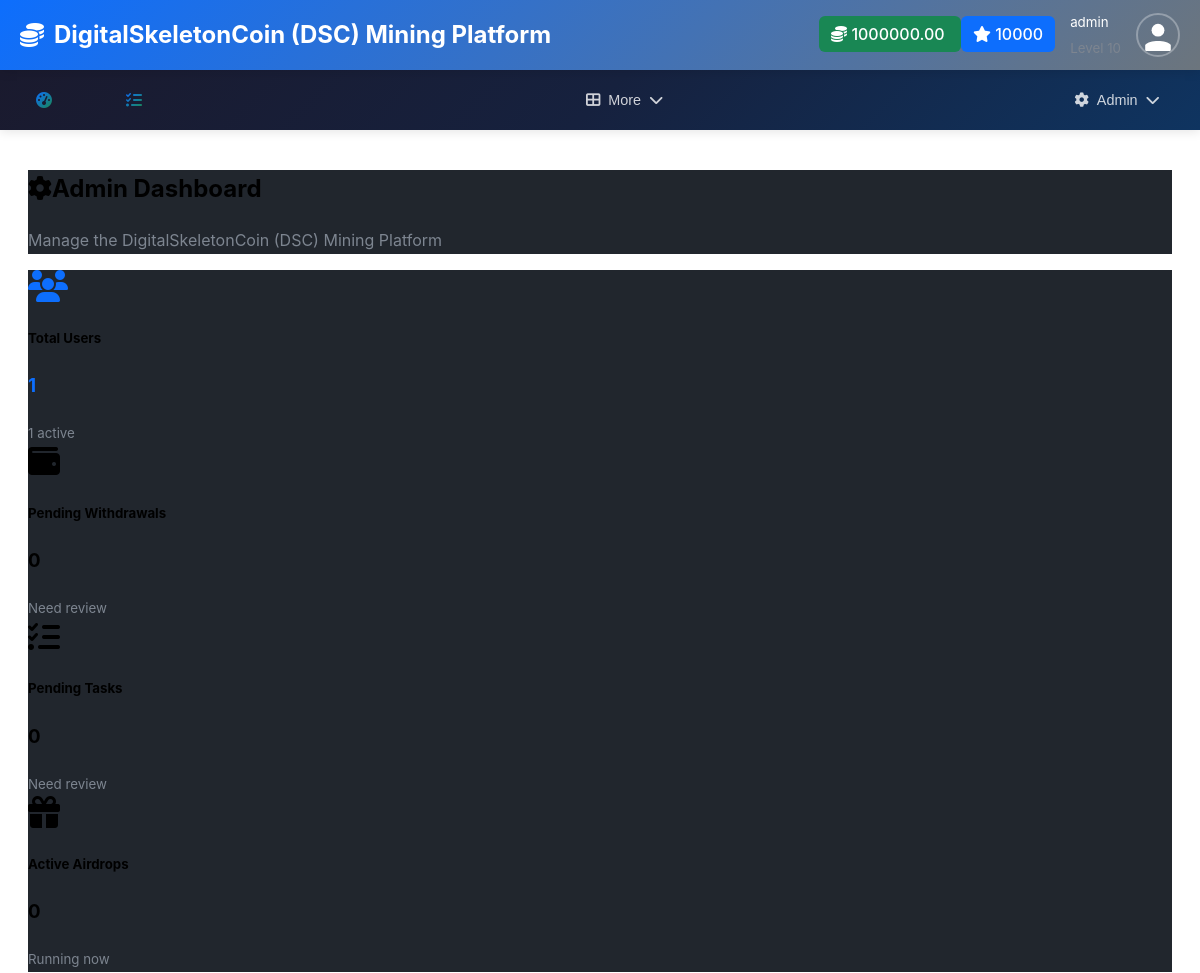
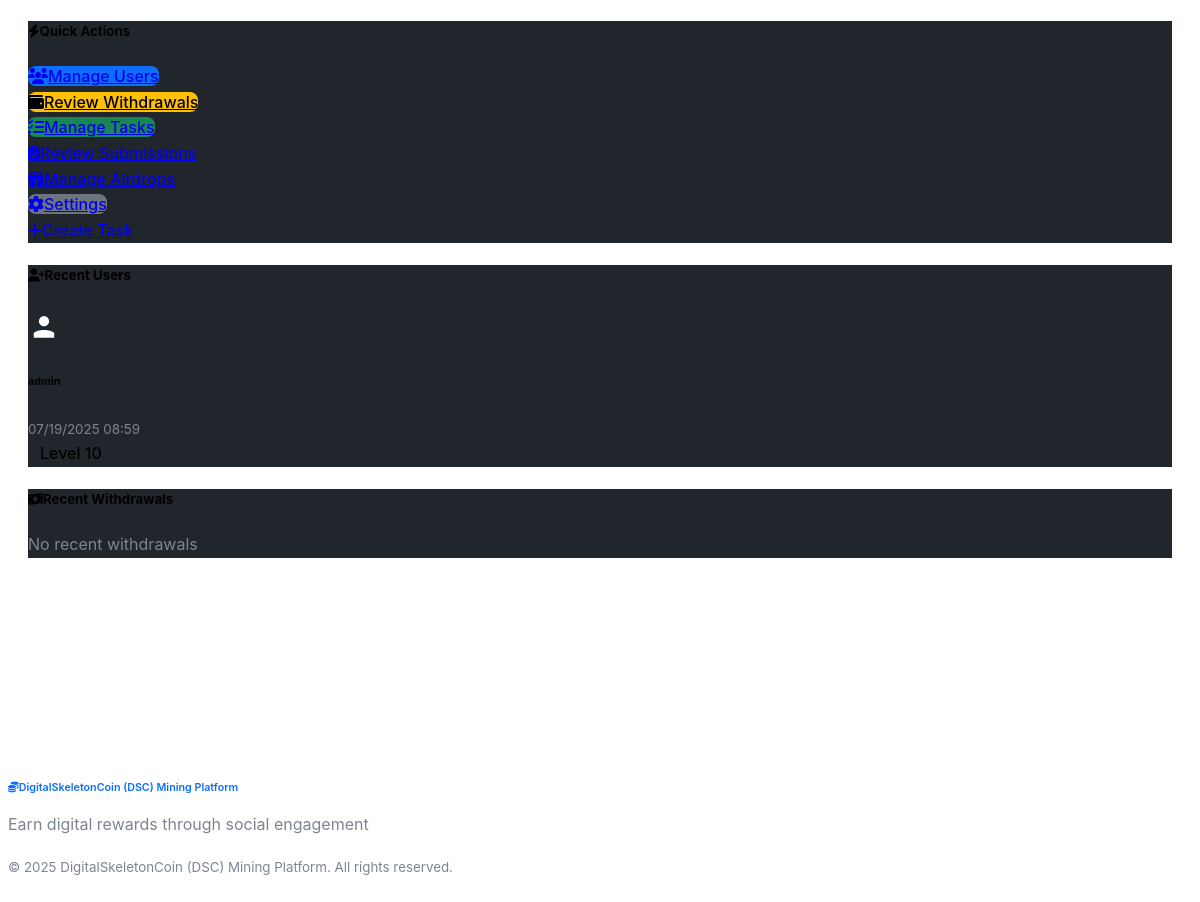
Page /admin/ (signed in) on the earlier database version (2 pictures, top to bottom).
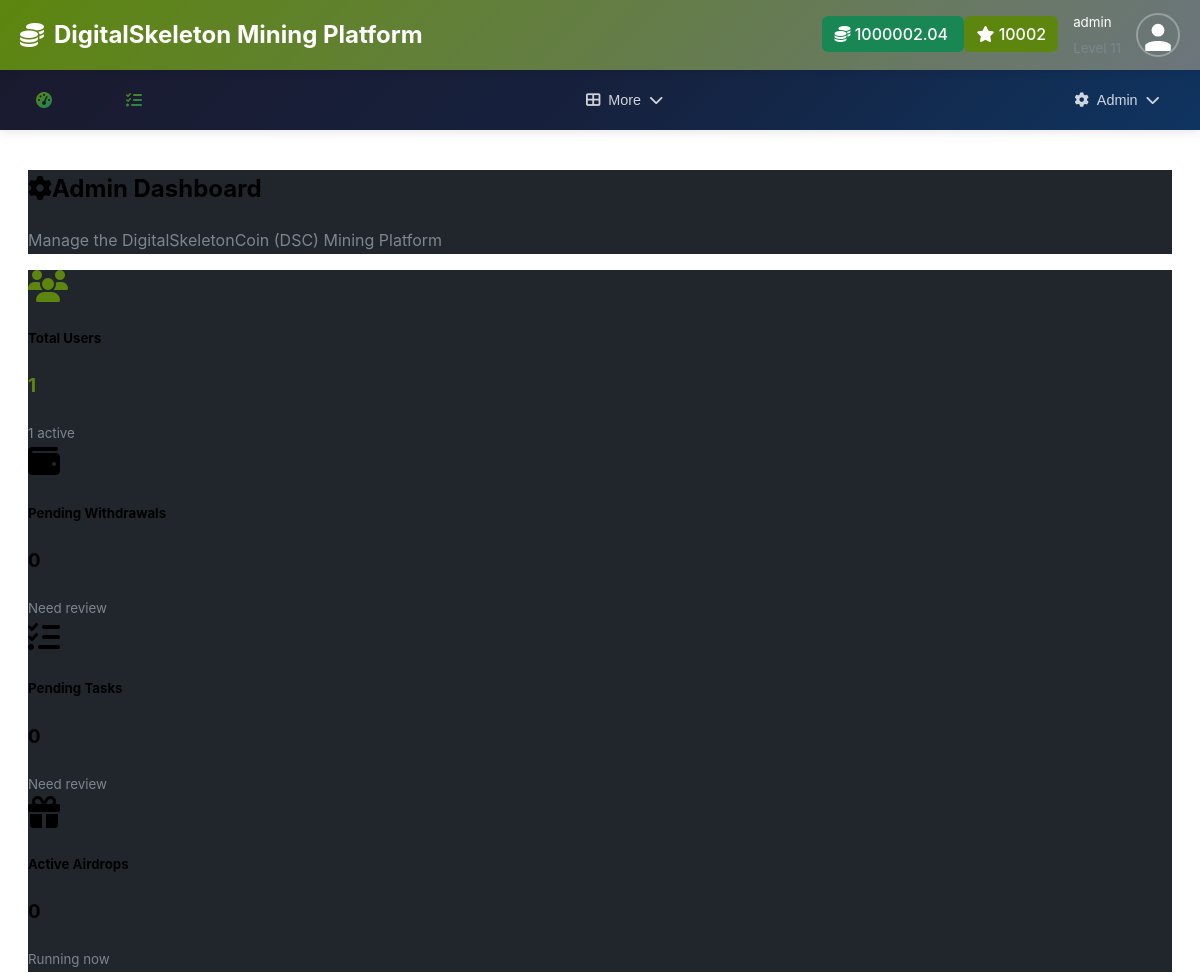
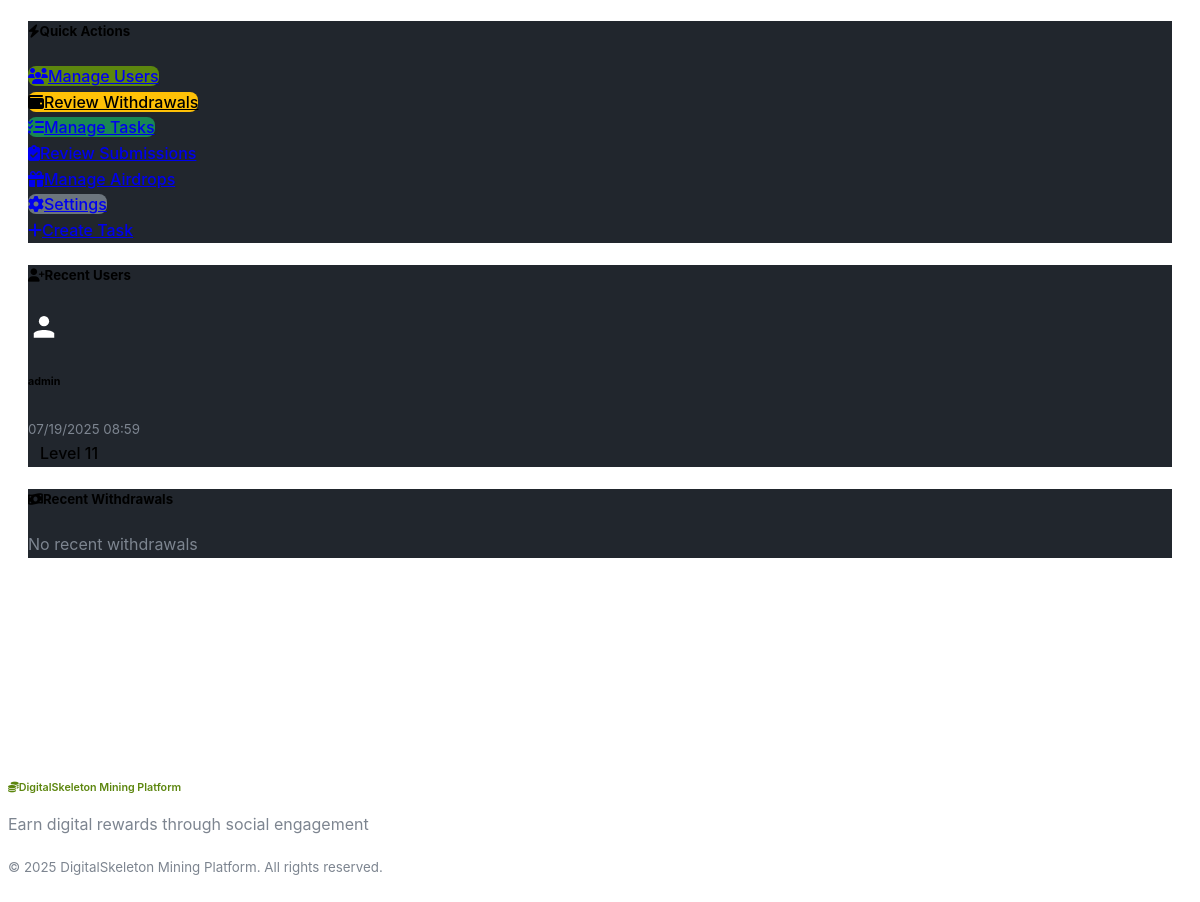
Same page on the later database version (2 pictures, top to bottom).
### models/settings.py (models this page shows, shortened)
class AppSettings(db.Model):
    id = db.Column(db.Integer, primary_key=True)
    app_name = db.Column(db.String(100), default='DigitalSkeletonCoin (DSC) Mining Platform')
    app_description = db.Column(db.Text, default='A gamified cryptocurrency mining platform')
    app_logo = db.Column(db.String(200))  # URL or path to logo
    primary_color = db.Column(db.String(7), default='#0d6efd')  # Bootstrap primary
    secondary_color = db.Column(db.String(7), default='#6c757d')  # Bootstrap secondary
    success_color = db.Column(db.String(7), default='#198754')  # Bootstrap success
    warning_color = db.Column(db.String(7), default='#ffc107')  # Bootstrap warning
    danger_color = db.Column(db.String(7), default='#dc3545')  # Bootstrap danger
    smtp_server = db.Column(db.String(100))
    smtp_port = db.Column(db.Integer, default=587)
    smtp_username = db.Column(db.String(100))
    smtp_password = db.Column(db.String(200))
    smtp_use_tls = db.Column(db.Boolean, default=True)
    smtp_from_email = db.Column(db.String(100))
    smtp_from_name = db.Column(db.String(100))
    contact_email = db.Column(db.String(100))
    support_email = db.Column(db.String(100))
    twitter_url = db.Column(db.String(200))
    telegram_url = db.Column(db.String(200))
    discord_url = db.Column(db.String(200))
    maintenance_mode = db.Column(db.Boolean, default=False)
    maintenance_message = db.Column(db.Text)
    max_upload_size = db.Column(db.Integer, default=5)  # MB
    session_timeout = db.Column(db.Integer, default=30)  # days
    updated_by = db.Column(db.Integer, db.ForeignKey('user.id'))
    updated_at = db.Column(db.DateTime, default=datetime.utcnow, onupdate=datetime.utcnow)
    @classmethod
    def get_settings(cls):
        settings = cls.query.first()
        if not settings:
            settings = cls()
            db.session.add(settings)
            db.session.commit()
        return settings

### models/user.py (models this page shows, shortened)
class User(UserMixin, db.Model):
    id = db.Column(db.Integer, primary_key=True)
    username = db.Column(db.String(64), unique=True, nullable=False)
    email = db.Column(db.String(120), unique=True, nullable=False)
    password_hash = db.Column(db.String(256))
    first_name = db.Column(db.String(64))
    last_name = db.Column(db.String(64))
    balance = db.Column(db.Float, default=0.0)
    xp = db.Column(db.Integer, default=0)
    level = db.Column(db.Integer, default=1)
    mining_power = db.Column(db.Float, default=1.0)
    is_active = db.Column(db.Boolean, default=True)
    is_admin = db.Column(db.Boolean, default=False)
    email_verified = db.Column(db.Boolean, default=True)  # Auto-verified, no verification needed
    created_at = db.Column(db.DateTime, default=datetime.utcnow)
    last_login = db.Column(db.DateTime)
    last_mining = db.Column(db.DateTime)
    daily_mission_date = db.Column(db.Date)
    daily_missions_completed = db.Column(db.Integer, default=0)
    referral_code = db.Column(db.String(16), unique=True)
    referred_by = db.Column(db.Integer, db.ForeignKey('user.id'))
    wallet_address = db.Column(db.String(200))
    wallet_type = db.Column(db.String(50))  # 'paypal', 'bank', 'crypto'
    profile_image = db.Column(db.String(255))  # path to profile image
    mining_sessions = db.relationship('MiningSession', backref='user', lazy='dynamic')
    task_completions = db.relationship('TaskCompletion', foreign_keys='TaskCompletion.user_id', backref='user', lazy='dynamic')
    task_reviews = db.relationship('TaskCompletion', foreign_keys='TaskCompletion.reviewed_by', backref='task_reviewer', lazy='dynamic')
    withdrawals = db.relationship('Withdrawal', foreign_keys='Withdrawal.user_id', backref='user', lazy='dynamic')
    withdrawal_reviews = db.relationship('Withdrawal', foreign_keys='Withdrawal.reviewed_by', backref='withdrawal_reviewer', lazy='dynamic')
    airdrop_participations = db.relationship('AirdropParticipation', backref='user', lazy='dynamic')
    def get_profile_image_url(self):
        if self.profile_image:
            if self.profile_image.startswith('default-avatar-'):
                return f"/static/images/{self.profile_image}"
            else:
                return f"/static/uploads/profiles/{self.profile_image}"
        return "/static/images/default-avatar.svg"
    @property
    def profile_image_url(self):
        return self.get_profile_image_url()
    @property
    def avatar_url(self):
        return self.get_profile_image_url()

### core/admin.py (the view)
@admin_bp.route('/')
@login_required
@admin_required
def dashboard():
    total_users = User.query.count()
    active_users = User.query.filter_by(is_active=True).count()
    pending_withdrawals = Withdrawal.query.filter_by(status='pending').count()
    pending_tasks = TaskCompletion.query.filter_by(status='pending').count()
    active_airdrops = Airdrop.query.filter_by(is_active=True).count()
    recent_users = User.query.order_by(User.created_at.desc()).limit(5).all()
    recent_withdrawals = Withdrawal.query.order_by(Withdrawal.requested_at.desc()).limit(5).all()
    return render_template('admin/dashboard.html',
                         total_users=total_users,
                         active_users=active_users,
                         pending_withdrawals=pending_withdrawals,
                         pending_tasks=pending_tasks,
                         active_airdrops=active_airdrops,
                         recent_users=recent_users,
                         recent_withdrawals=recent_withdrawals)

### app.py (called while the page is built, shortened)
@login_manager.user_loader
def load_user(user_id):
    from models.user import User
    return User.query.get(int(user_id))

@app.before_request
def check_maintenance_mode():
    from flask import current_app
    from models.settings import AppSettings
    if request.endpoint and request.endpoint.startswith('static'):
        return
    if request.endpoint in ['auth.login', 'auth.logout']:
        return
    if request.endpoint and request.endpoint.startswith('admin.') and current_user.is_authenticated and current_user.is_admin:
        return

@app.context_processor
def inject_app_settings():
    from models.settings import AppSettings
    return dict(app_settings=AppSettings.get_settings())

### core/admin.py (called while the page is built)
def admin_required(f):
    @wraps(f)
    def decorated_function(*args, **kwargs):
        if not current_user.is_authenticated or not current_user.is_admin:
            flash('Access denied. Admin privileges required.', 'error')
            return redirect(url_for('index'))
        return f(*args, **kwargs)
    return decorated_function

### templates/admin/dashboard.html (shortened to what the changed rows need)
{% extends "base.html" %}
{% block content %}
<div class="container">
    <div class="row mb-4">
        <div class="col-12">
            <div class="card border-0 shadow">
                <div class="card-body">
                    <h2><i class="fas fa-cog me-2"></i>Admin Dashboard</h2>
                </div>
            </div>
        </div>
    </div>
    <div class="row g-4 mb-4">
        <div class="col-md-3">
            <div class="card border-0 shadow h-100">
                <div class="card-body text-center">
                    <i class="fas fa-users text-primary mb-3" style="font-size: 2rem;"></i>
                    <h5 class="card-title">Total Users</h5>
                    <h3 class="text-primary">{{ total_users }}</h3>
                    <small class="text-muted">{{ active_users }} active</small>
                </div>
            </div>
        </div>
    </div>
    <div class="row g-4">
        <div class="col-lg-6">
            <div class="card border-0 shadow mb-4">
                <div class="card-body">
                    {% if recent_users %}
                    {% for user in recent_users %}
                    <div class="d-flex align-items-center py-2 {% if not loop.last %}border-bottom{% endif %}">
                        <img src="{{ user.avatar_url }}" alt="Avatar" class="rounded-circle me-3" width="32" height="32">
                        <div class="flex-grow-1">
                            <h6 class="mb-0">{{ user.username }}</h6>
                            <small class="text-muted">{{ user.created_at.strftime('%m/%d/%Y %H:%M') }}</small>
                        </div>
                        <span class="badge bg-info">Level {{ user.level }}</span>
                    </div>
                    {% endfor %}
                    {% else %}
                    <p class="text-muted text-center">No recent users</p>
                    {% endif %}
                </div>
            </div>
        </div>
    </div>
</div>
{% endblock %}

### templates/base.html (shortened to what this page needs)
<!DOCTYPE html>
<html lang="en" data-bs-theme="dark">
<head>
    <link href="https://cdn.replit.com/agent/bootstrap-agent-dark-theme.min.css" rel="stylesheet">
    <link rel="stylesheet" href="https://cdnjs.cloudflare.com/ajax/libs/font-awesome/6.4.0/css/all.min.css">
    <link rel="stylesheet" href="{{ url_for('static', filename='css/style.css') }}">
</head>
<body>
    <header class="app-header">
        <a href="{{ url_for('index') }}" class="brand">
            <i class="fas fa-coins"></i>
            {{ app_settings.app_name }}
        </a>
        {% if current_user.is_authenticated %}
        <div class="user-info">
            <div class="d-flex align-items-center gap-2">
                <span class="badge bg-success">
                    <i class="fas fa-coins"></i> {{ "%.2f"|format(current_user.balance) }}
                </span>
                <span class="badge bg-primary">
                    <i class="fas fa-star"></i> {{ current_user.xp }}
                </span>
            </div>
            <div class="username d-none d-md-block">
                <small>{{ current_user.username }}</small><br>
                <small class="text-muted">Level {{ current_user.level }}</small>
            </div>
            <img src="{{ current_user.profile_image_url }}"
                 alt="Profile" class="user-avatar">
        </div>
        {% endif %}
    </header>
    {% if current_user.is_authenticated %}
    <nav class="top-nav">
        <div class="nav-container">
            <div class="quick-nav">
                <a class="nav-link" href="{{ url_for('dashboard') }}">
                    <i class="fas fa-tachometer-alt"></i>
                </a>
                <a class="nav-link" href="{{ url_for('mining.mining_page') }}">
                </a>
                <a class="nav-link" href="{{ url_for('tasks.tasks_page') }}">
                    <i class="fas fa-tasks"></i>
                </a>
                <a class="nav-link" href="{{ url_for('promotions.promotions_dashboard') }}">
                </a>
            </div>
            <div class="nav-dropdown-menu">
                <button class="nav-dropdown-btn" id="main-menu-btn">
                    <i class="fas fa-th-large"></i>
                    <span>More</span>
                    <i class="fas fa-chevron-down"></i>
                </button>
            </div>
            {% if current_user.is_admin %}
            <div class="nav-dropdown-menu">
                <button class="nav-dropdown-btn" id="admin-menu-btn">
                    <i class="fas fa-cog"></i>
                    <span>Admin</span>
                    <i class="fas fa-chevron-down"></i>
                </button>
            </div>
            {% endif %}
        </div>
    </nav>
    {% endif %}
    <main class="main-content">
        <div class="container-fluid">
            {% block content %}{% endblock %}
        </div>
    </main>
    <footer class="app-footer">
        <div class="container text-center py-3">
            <h6 class="text-primary mb-2">
                <i class="fas fa-coins me-2"></i>{{ app_settings.app_name }}
            </h6>
            <p class="text-muted small mb-2">
                Earn digital rewards through social engagement
            </p>
            <small class="text-muted">
                &copy; 2025 {{ app_settings.app_name }}. All rights reserved.
            </small>
        </div>
    </footer>
</body>
</html>

Differences in the rows shown:
changed AppSettings: app_name "DigitalSkeletonCoin (DSC) Mining Platform" → "DigitalSkeleton Mining Platform"
changed User "admin": balance "1000000.00" → "1000002.04"; xp "10000" → "10002"; level "10" → "11"
